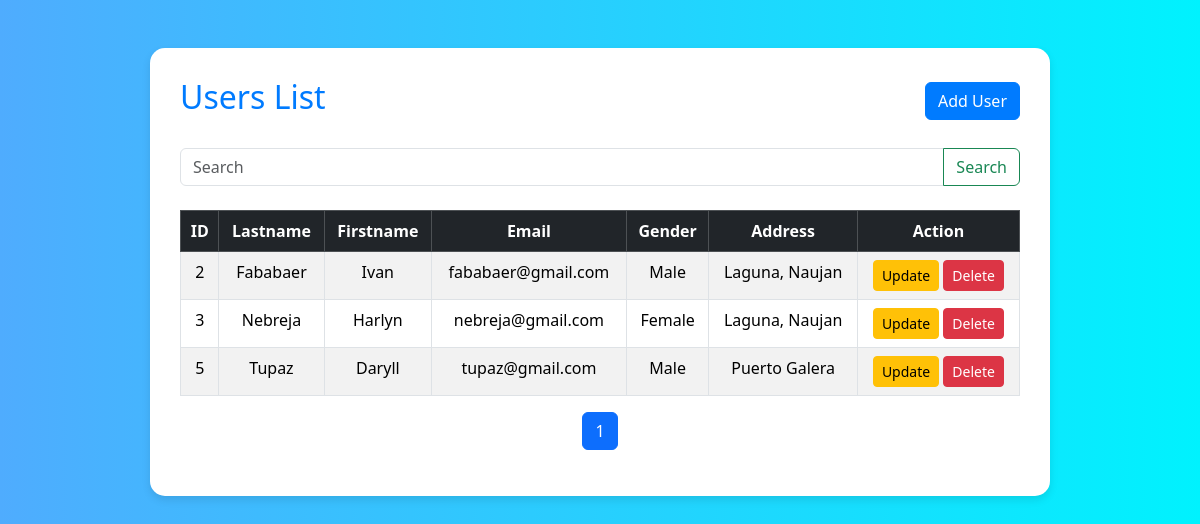
The page / on the database its author committed.
### tables this page shows
CREATE TABLE IF NOT EXISTS `hpn_users` (
  `id` int NOT NULL AUTO_INCREMENT,
  `hpn_last_name` varchar(255) NOT NULL,
  `hpn_first_name` varchar(255) NOT NULL,
  `hpn_email` varchar(255) NOT NULL,
  `hpn_gender` varchar(255) NOT NULL,
  `hpn_address` varchar(255) NOT NULL,
  PRIMARY KEY (`id`)
);

### app/controllers/Create.php (called while the page is built, shortened)
<?php
class Create extends Controller {
    public function __construct() {
        $this->call->model('create_model');
        $this->call->library('form_validation');
    }
    public function read(){
        $this->create_model->read();
        $data['cret'] = $this->create_model->read();
        $this->call->view('users/display', $data);
    }
}
?>

### scheme/kernel/Router.php (called while the page is built, shortened)
<?php
class Router
{
    private $routes = [];
    private $group_prefix = '';
    private function add_route($url, $callback, $method = 'GET', $name = NULL)
    {
        if(is_string($method)) {
            $methods = explode('|', strtoupper($method));
        } else {
            $methods = $method;
        }
        foreach ($methods as $method) {
            $route = [
                'url' => $this->group_prefix . $this->sanitize_url($url),
                'callback' => $callback,
                'method' => $method,
                'name' => $name,
                'constraints' => [],
            ];
            $this->routes[] = $route;
        }
    }
    private function url_matches_route($url, $route)
    {
        $pattern = $this->convert_to_regex_pattern($route['url'], $route['constraints']);
        return preg_match($pattern, $url);
    }
    private function execute_callback($url, $route)
    {
        $matches = [];
        if(preg_match($this->convert_to_regex_pattern($route['url'], $route['constraints']), $url, $matches))
        {
            array_shift($matches);
            $callback = $route['callback'];
            if (is_string($callback)) {
                if(strpos($callback, '::') !== false) {
                    [$controller, $method] = explode('::', $callback);
                } else {
                    [$controller, $method] = [$callback, 'index'];
                }
                $app = APP_DIR .'controllers/'. ucfirst($controller) . '.php';
                if(file_exists($app)){
                    $this->call_controller_method($controller, $method, $matches);
                } else {
                    show_error('Runtime Error', 'Controller file did not exist.');
                }
            } elseif (is_callable($callback)) {
                call_user_func_array($callback,  array_values($matches));
            } else {
                throw new RuntimeException('Invalid callback.');
            }
            return;
        }
    }
    public function initiate($url, $method)
    {
        foreach ($this->routes as $route) {
            if (strtoupper($route['method']) === strtoupper($method) && $this->url_matches_route($url, $route)) {
                $this->execute_callback($url, $route);
                return;
            }
        }
    }
    private function call_controller_method($controller, $method, $params)
    {
        $controller_instance = new $controller();
        if ($this->is_method_accessible($controller_instance, $method)) {
            call_user_func_array([$controller_instance, $method], array_values($params));
        } else {
            throw new RuntimeException('Method is inaccessible.');
        }
    }
    private function is_method_accessible($controller, $method)
    {
        return is_object($controller) && method_exists($controller, $method) && is_callable([$controller, $method]);
    }
    private function convert_to_regex_pattern($url, $constraints)
    {
        $pattern = preg_replace_callback('/\{([^\/]+)\}/', function ($matches) use ($constraints) {
            $param = $matches[1];
            if (isset($constraints[$param])) {
                return '(' . $constraints[$param] . ')';
            }
            return '([^\/]+)';
        }, $url);
        return '#^' . $pattern . '$#';
    }
    public function sanitize_url($url)
    {
        $url = rtrim($url, '/');
        $url = filter_var($url, FILTER_SANITIZE_URL);
        return $url;
    }
}
?>

### scheme/kernel/LavaLust.php (called while the page is built, shortened)
<?php
require_once SYSTEM_DIR . 'kernel/Routine.php';
require_once SYSTEM_DIR . 'kernel/Controller.php';
$router =& load_class('router', 'kernel', array(new Controller));
$url = $router->sanitize_url(str_replace($_SERVER['SCRIPT_NAME'], '', $_SERVER['PHP_SELF']));
$method = isset($_SERVER['REQUEST_METHOD']) ? strtoupper($_SERVER['REQUEST_METHOD']) : '';
$router->initiate($url, $method);
?>

### index.php (called while the page is built, shortened)
<?php
require_once SYSTEM_DIR . 'kernel/LavaLust.php';
?>

### scheme/kernel/Routine.php (called while the page is built, shortened)
<?php
if ( ! function_exists('get_config'))
{
	function &get_config()
	{
		static $config;
		if ( file_exists(APP_DIR . 'config/config.php') )
		{
			if ( isset($config) OR is_array($config) )
			{
				foreach( $config as $key => $val )
				{
					$config[$key] = $val;
				}
				return $config;
			}
		} else
			show_404('404 Not Found', 'The configuration file does not exist');
	}
}
if ( ! function_exists('config_item'))
{
	function config_item($item)
	{
		static $_config;
		if (empty($_config))
		{
			$_config[0] =& get_config();
		}
		return isset($_config[0][$item]) ? $_config[0][$item] : NULL;
	}
}

### scheme/helpers/url_helper.php (called while the page is built, shortened)
<?php
if ( ! function_exists('site_url'))
{
	function site_url($url = '')
	{
		$base_url = filter_var(BASE_URL, FILTER_SANITIZE_URL);
		return ! empty(config_item('index_page')) ? $base_url . config_item('index_page').'/' . $url : $base_url . $url;
	}
}
?>

### app/views/users/display.php (the view, shortened to what this page needs)
<?php
$db = new PDO('mysql:host=localhost;dbname=nebreja_harlyn', 'root', '');
$search = isset($_GET['search']) ? $_GET['search'] : '';
$recordsPerPage = 5;
$page = isset($_GET['page']) ? (int)$_GET['page'] : 1;
$offset = ($page - 1) * $recordsPerPage;
$query = "SELECT * FROM hpn_users
          WHERE hpn_last_name LIKE :search
          OR hpn_first_name LIKE :search
          OR hpn_email LIKE :search
          OR hpn_gender LIKE :search
          OR hpn_address LIKE :search
          LIMIT :offset, :recordsPerPage";
$stmt = $db->prepare($query);
$stmt->bindValue(':search', '%' . $search . '%');
$stmt->bindValue(':offset', $offset, PDO::PARAM_INT);
$stmt->bindValue(':recordsPerPage', $recordsPerPage, PDO::PARAM_INT);
$stmt->execute();
$cret = $stmt->fetchAll();
$queryTotal = "SELECT COUNT(*) FROM hpn_users
               WHERE hpn_last_name LIKE :search
               OR hpn_first_name LIKE :search
               OR hpn_email LIKE :search
               OR hpn_gender LIKE :search
               OR hpn_address LIKE :search";
$stmtTotal = $db->prepare($queryTotal);
$stmtTotal->bindValue(':search', '%' . $search . '%');
$stmtTotal->execute();
$totalRecords = $stmtTotal->fetchColumn();
$totalPages = ceil($totalRecords / $recordsPerPage);
?>
<!DOCTYPE html>
<html lang="en">
<head>
    <link rel="stylesheet" href="https://cdn.jsdelivr.net/npm/bootstrap@5.3.3/dist/css/bootstrap.min.css">
</head>
<body>
    <div class="container mt-5">
        <div class="d-flex justify-content-between align-items-center mb-4">
            <h2 class="text-center">Users List</h2>
            <a class="btn btn-primary" href="<?=site_url('create/insert');?>">Add User</a>
        </div>
        <form class="input-group mb-4" method="GET" action="">
            <input class="form-control" type="search" placeholder="Search" name="search" value="<?= isset($_GET['search']) ? $_GET['search'] : ''; ?>">
            <button class="btn btn-outline-success" type="submit">Search</button>
        </form>
        <table class="table table-striped table-bordered">
            <thead class="table-dark">
                <tr>
                    <th>ID</th>
                    <th>Lastname</th>
                    <th>Firstname</th>
                    <th>Email</th>
                    <th>Gender</th>
                    <th>Address</th>
                    <th>Action</th>
                </tr>
            </thead>
            <tbody>
                <?php if(!empty($cret)): ?>
                    <?php foreach($cret as $c): ?>
                        <tr>
                            <td><?=$c['id'];?></td>
                            <td><?=$c['hpn_last_name'];?></td>
                            <td><?=$c['hpn_first_name'];?></td>
                            <td><?=$c['hpn_email'];?></td>
                            <td><?=$c['hpn_gender'];?></td>
                            <td><?=$c['hpn_address'];?></td>
                            <td>
                                <a class="btn btn-sm btn-warning" href="<?=site_url('create/update/'.$c['id']);?>">Update</a>
                                <a class="btn btn-sm btn-danger" href="<?=site_url('create/delete/'.$c['id']);?>">Delete</a>
                            </td>
                        </tr>
                    <?php endforeach; ?>
                <?php else: ?>
                    <tr><td colspan="7" class="text-center">No records found</td></tr>
                <?php endif; ?>
            </tbody>
        </table>
        <nav>
            <ul class="pagination justify-content-center">
                <?php for($i = 1; $i <= $totalPages; $i++): ?>
                    <li class="page-item <?=($i == $page) ? 'active' : '';?>">
                        <a class="page-link" href="?page=<?=$i;?>&search=<?=isset($_GET['search']) ? $_GET['search'] : '';?>"><?=$i;?></a>
                    </li>
                <?php endfor; ?>
            </ul>
        </nav>
    </div>
</body>
</html>

### scheme/kernel/Controller.php (shortened to what this page needs)
<?php
class Loader {
	public function view($view_file, $data = NULL)
	{
		$view = APP_DIR .'views' . DIRECTORY_SEPARATOR . $view_file;
		if(strpos($view_file, '.') === false)
		{
			if(file_exists($view . '.php'))
			{
				require_once($view . '.php');
			} else {
				throw new RuntimeException($view_file . ' view file did not exist.');
			}
		}
	}
}
?>

### app/views/users/display.php (style rules this page uses)
body { background: linear-gradient(to right, #4facfe, #00f2fe); }
.container { background-color: #ffffff; padding: 30px; border-radius: 15px; box-shadow: 0 4px 8px rgba(0, 0, 0, 0.1); max-width: 900px; margin: auto; }
h2 { color: #007bff; }
.btn-primary { background-color: #007bff; border-color: #007bff; }
.btn-warning { background-color: #ffc107; border-color: #ffc107; }
.btn-danger { background-color: #dc3545; border-color: #dc3545; }
.btn { transition: background-color 0.3s, border-color 0.3s; }
.table th { text-align: center; }
.table td { text-align: center; }

### rows shown on the page
hpn_users: id "2", hpn_last_name "Fababaer", hpn_first_name "Ivan", hpn_email "fababaer@gmail.com", hpn_gender "Male", hpn_address "Laguna, Naujan"
hpn_users: id "3", hpn_last_name "Nebreja", hpn_first_name "Harlyn", hpn_email "nebreja@gmail.com", hpn_gender "Female", hpn_address "Laguna, Naujan"
hpn_users: id "5", hpn_last_name "Tupaz", hpn_first_name "Daryll", hpn_email "tupaz@gmail.com", hpn_gender "Male", hpn_address "Puerto Galera"
